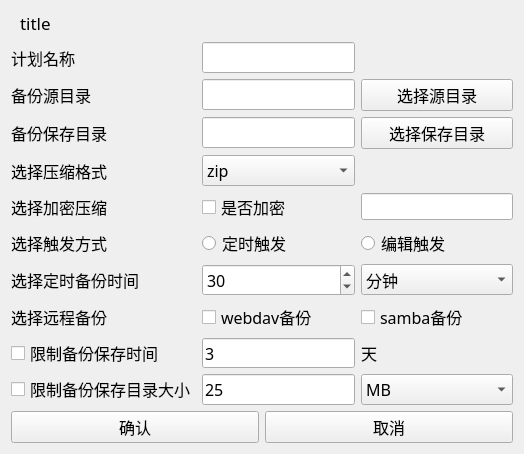
<?xml version="1.0" encoding="UTF-8"?>
<ui version="4.0">
 <class>Dialog</class>
 <widget class="QDialog" name="Dialog">
  <property name="geometry">
   <rect>
    <x>0</x>
    <y>0</y>
    <width>524</width>
    <height>431</height>
   </rect>
  </property>
  <property name="windowTitle">
   <string>Dialog</string>
  </property>
  <layout class="QVBoxLayout" name="verticalLayout">
   <item>
    <layout class="QHBoxLayout" name="horizontalLayout">
     <property name="spacing">
      <number>2</number>
     </property>
     <property name="leftMargin">
      <number>0</number>
     </property>
     <property name="topMargin">
      <number>0</number>
     </property>
     <property name="rightMargin">
      <number>0</number>
     </property>
     <property name="bottomMargin">
      <number>1</number>
     </property>
     <item>
      <widget class="QLabel" name="label_icon">
       <property name="text">
        <string/>
       </property>
       <property name="pixmap">
        <pixmap resource="../../qrc/program.qrc">:/img/ico/dark_setting.ico</pixmap>
       </property>
      </widget>
     </item>
     <item>
      <widget class="QLabel" name="label_name">
       <property name="font">
        <font>
         <family>微软雅黑</family>
         <pointsize>13</pointsize>
        </font>
       </property>
       <property name="text">
        <string>title</string>
       </property>
      </widget>
     </item>
     <item>
      <spacer name="horizontalSpacer">
       <property name="orientation">
        <enum>Qt::Horizontal</enum>
       </property>
       <property name="sizeHint" stdset="0">
        <size>
         <width>40</width>
         <height>20</height>
        </size>
       </property>
      </spacer>
     </item>
     <item>
      <layout class="QHBoxLayout" name="horizontalLayout_2">
       <property name="spacing">
        <number>0</number>
       </property>
       <item>
        <widget class="QPushButton" name="button_min">
         <property name="maximumSize">
          <size>
           <width>30</width>
           <height>30</height>
          </size>
         </property>
         <property name="text">
          <string/>
         </property>
         <property name="icon">
          <iconset resource="../../qrc/program.qrc">
           <normaloff>:/img/ico/dark_minus.ico</normaloff>:/img/ico/dark_minus.ico</iconset>
         </property>
         <property name="autoDefault">
          <bool>true</bool>
         </property>
         <property name="flat">
          <bool>true</bool>
         </property>
        </widget>
       </item>
       <item>
        <widget class="QPushButton" name="button_close">
         <property name="maximumSize">
          <size>
           <width>30</width>
           <height>30</height>
          </size>
         </property>
         <property name="text">
          <string/>
         </property>
         <property name="icon">
          <iconset resource="../../qrc/program.qrc">
           <normaloff>:/img/ico/dark_close.ico</normaloff>:/img/ico/dark_close.ico</iconset>
         </property>
         <property name="autoDefault">
          <bool>true</bool>
         </property>
         <property name="flat">
          <bool>true</bool>
         </property>
        </widget>
       </item>
      </layout>
     </item>
    </layout>
   </item>
   <item>
    <layout class="QGridLayout" name="gridLayout">
     <item row="0" column="0">
      <widget class="QLabel" name="label_ScheduleName">
       <property name="font">
        <font>
         <family>微软雅黑</family>
         <pointsize>12</pointsize>
        </font>
       </property>
       <property name="text">
        <string>计划名称</string>
       </property>
      </widget>
     </item>
     <item row="6" column="1">
      <widget class="QSpinBox" name="spinBox_InterveralTime">
       <property name="font">
        <font>
         <family>微软雅黑</family>
         <pointsize>12</pointsize>
        </font>
       </property>
       <property name="value">
        <number>30</number>
       </property>
      </widget>
     </item>
     <item row="6" column="2">
      <widget class="QComboBox" name="comboBox_InterveralTimeUnit">
       <property name="font">
        <font>
         <family>微软雅黑</family>
         <pointsize>12</pointsize>
        </font>
       </property>
       <item>
        <property name="text">
         <string>分钟</string>
        </property>
       </item>
       <item>
        <property name="text">
         <string>小时</string>
        </property>
       </item>
      </widget>
     </item>
     <item row="5" column="1">
      <widget class="QRadioButton" name="radioButton_time_trigger">
       <property name="font">
        <font>
         <family>微软雅黑</family>
         <pointsize>12</pointsize>
        </font>
       </property>
       <property name="text">
        <string>定时触发</string>
       </property>
      </widget>
     </item>
     <item row="9" column="0">
      <widget class="QCheckBox" name="checkBox_RestrictSaveTime">
       <property name="font">
        <font>
         <family>微软雅黑</family>
         <pointsize>12</pointsize>
        </font>
       </property>
       <property name="text">
        <string>限制备份保存时间</string>
       </property>
      </widget>
     </item>
     <item row="7" column="1">
      <widget class="QCheckBox" name="checkBox_webdav">
       <property name="font">
        <font>
         <family>微软雅黑</family>
         <pointsize>12</pointsize>
        </font>
       </property>
       <property name="text">
        <string>webdav备份</string>
       </property>
      </widget>
     </item>
     <item row="7" column="0">
      <widget class="QLabel" name="label_remote_type">
       <property name="font">
        <font>
         <family>微软雅黑</family>
         <pointsize>12</pointsize>
        </font>
       </property>
       <property name="text">
        <string>选择远程备份</string>
       </property>
      </widget>
     </item>
     <item row="5" column="0">
      <widget class="QLabel" name="label_TriggerType">
       <property name="font">
        <font>
         <family>微软雅黑</family>
         <pointsize>12</pointsize>
        </font>
       </property>
       <property name="text">
        <string>选择触发方式</string>
       </property>
      </widget>
     </item>
     <item row="0" column="1">
      <widget class="QLineEdit" name="lineEdit_ScheduleName">
       <property name="font">
        <font>
         <family>微软雅黑</family>
         <pointsize>12</pointsize>
        </font>
       </property>
      </widget>
     </item>
     <item row="5" column="2">
      <widget class="QRadioButton" name="radioButton_edit_trigger">
       <property name="font">
        <font>
         <family>微软雅黑</family>
         <pointsize>12</pointsize>
        </font>
       </property>
       <property name="text">
        <string>编辑触发</string>
       </property>
      </widget>
     </item>
     <item row="2" column="0">
      <widget class="QLabel" name="label_SaveDir">
       <property name="font">
        <font>
         <family>微软雅黑</family>
         <pointsize>12</pointsize>
        </font>
       </property>
       <property name="text">
        <string>备份保存目录</string>
       </property>
      </widget>
     </item>
     <item row="10" column="1">
      <widget class="QLineEdit" name="lineEdit_RestrictSize">
       <property name="font">
        <font>
         <family>微软雅黑</family>
         <pointsize>12</pointsize>
        </font>
       </property>
       <property name="text">
        <string>25</string>
       </property>
      </widget>
     </item>
     <item row="3" column="1">
      <widget class="QComboBox" name="comboBox_CompressFormat">
       <property name="font">
        <font>
         <family>微软雅黑</family>
         <pointsize>12</pointsize>
        </font>
       </property>
       <item>
        <property name="text">
         <string>zip</string>
        </property>
       </item>
       <item>
        <property name="text">
         <string>7z</string>
        </property>
       </item>
       <item>
        <property name="text">
         <string>tar.gz</string>
        </property>
       </item>
       <item>
        <property name="text">
         <string>tar.bz2</string>
        </property>
       </item>
       <item>
        <property name="text">
         <string>tar.xz</string>
        </property>
       </item>
      </widget>
     </item>
     <item row="2" column="2">
      <widget class="QPushButton" name="Button_ChooseSaveDir">
       <property name="font">
        <font>
         <family>微软雅黑</family>
         <pointsize>12</pointsize>
        </font>
       </property>
       <property name="text">
        <string>选择保存目录</string>
       </property>
      </widget>
     </item>
     <item row="1" column="1">
      <widget class="QLineEdit" name="lineEdit_SourceDir">
       <property name="font">
        <font>
         <family>微软雅黑</family>
         <pointsize>12</pointsize>
        </font>
       </property>
      </widget>
     </item>
     <item row="10" column="0">
      <widget class="QCheckBox" name="checkBox_RestrictSaveDirSize">
       <property name="font">
        <font>
         <family>微软雅黑</family>
         <pointsize>12</pointsize>
        </font>
       </property>
       <property name="text">
        <string>限制备份保存目录大小</string>
       </property>
      </widget>
     </item>
     <item row="2" column="1">
      <widget class="QLineEdit" name="lineEdit_SaveDir">
       <property name="font">
        <font>
         <family>微软雅黑</family>
         <pointsize>12</pointsize>
        </font>
       </property>
      </widget>
     </item>
     <item row="3" column="0">
      <widget class="QLabel" name="label_CompressType">
       <property name="font">
        <font>
         <family>微软雅黑</family>
         <pointsize>12</pointsize>
        </font>
       </property>
       <property name="text">
        <string>选择压缩格式</string>
       </property>
      </widget>
     </item>
     <item row="6" column="0">
      <widget class="QLabel" name="label_InterveralTime">
       <property name="font">
        <font>
         <family>微软雅黑</family>
         <pointsize>12</pointsize>
        </font>
       </property>
       <property name="text">
        <string>选择定时备份时间</string>
       </property>
      </widget>
     </item>
     <item row="10" column="2">
      <widget class="QComboBox" name="comboBox_RestrictSizeUnit">
       <property name="font">
        <font>
         <family>微软雅黑</family>
         <pointsize>12</pointsize>
        </font>
       </property>
       <item>
        <property name="text">
         <string>MB</string>
        </property>
       </item>
       <item>
        <property name="text">
         <string>GB</string>
        </property>
       </item>
      </widget>
     </item>
     <item row="1" column="0">
      <widget class="QLabel" name="label_SourceDir">
       <property name="font">
        <font>
         <family>微软雅黑</family>
         <pointsize>12</pointsize>
        </font>
       </property>
       <property name="text">
        <string>备份源目录</string>
       </property>
      </widget>
     </item>
     <item row="1" column="2">
      <widget class="QPushButton" name="Button_ChooseSourceDir">
       <property name="font">
        <font>
         <family>微软雅黑</family>
         <pointsize>12</pointsize>
        </font>
       </property>
       <property name="text">
        <string>选择源目录</string>
       </property>
      </widget>
     </item>
     <item row="7" column="2">
      <widget class="QCheckBox" name="checkBox_samba">
       <property name="font">
        <font>
         <family>微软雅黑</family>
         <pointsize>12</pointsize>
        </font>
       </property>
       <property name="text">
        <string>samba备份</string>
       </property>
      </widget>
     </item>
     <item row="4" column="0">
      <widget class="QLabel" name="label_password">
       <property name="font">
        <font>
         <family>微软雅黑</family>
         <pointsize>12</pointsize>
        </font>
       </property>
       <property name="text">
        <string>选择加密压缩</string>
       </property>
      </widget>
     </item>
     <item row="4" column="1">
      <widget class="QCheckBox" name="checkBox_hasPassword">
       <property name="font">
        <font>
         <family>微软雅黑</family>
         <pointsize>12</pointsize>
        </font>
       </property>
       <property name="text">
        <string>是否加密</string>
       </property>
      </widget>
     </item>
     <item row="4" column="2">
      <widget class="QLineEdit" name="lineEdit_password">
       <property name="minimumSize">
        <size>
         <width>114</width>
         <height>27</height>
        </size>
       </property>
       <property name="echoMode">
        <enum>QLineEdit::PasswordEchoOnEdit</enum>
       </property>
      </widget>
     </item>
     <item row="9" column="1">
      <widget class="QLineEdit" name="lineEdit_RestrictDays">
       <property name="minimumSize">
        <size>
         <width>114</width>
         <height>27</height>
        </size>
       </property>
       <property name="font">
        <font>
         <family>微软雅黑</family>
         <pointsize>12</pointsize>
        </font>
       </property>
       <property name="text">
        <string>3</string>
       </property>
      </widget>
     </item>
     <item row="9" column="2">
      <widget class="QLabel" name="label_RestrictDays">
       <property name="font">
        <font>
         <family>微软雅黑</family>
         <pointsize>12</pointsize>
        </font>
       </property>
       <property name="text">
        <string>天</string>
       </property>
      </widget>
     </item>
    </layout>
   </item>
   <item>
    <layout class="QHBoxLayout" name="horizontalLayout_3">
     <item>
      <widget class="QPushButton" name="Button_Confirm">
       <property name="font">
        <font>
         <family>微软雅黑</family>
         <pointsize>12</pointsize>
        </font>
       </property>
       <property name="text">
        <string>确认</string>
       </property>
      </widget>
     </item>
     <item>
      <widget class="QPushButton" name="Button_Cancel">
       <property name="minimumSize">
        <size>
         <width>0</width>
         <height>0</height>
        </size>
       </property>
       <property name="font">
        <font>
         <family>微软雅黑</family>
         <pointsize>12</pointsize>
        </font>
       </property>
       <property name="text">
        <string>取消</string>
       </property>
      </widget>
     </item>
    </layout>
   </item>
  </layout>
 </widget>
 <resources>
  <include location="../../qrc/program.qrc"/>
  <include location="../../qrc/program.qrc"/>
 </resources>
 <connections/>
</ui>
